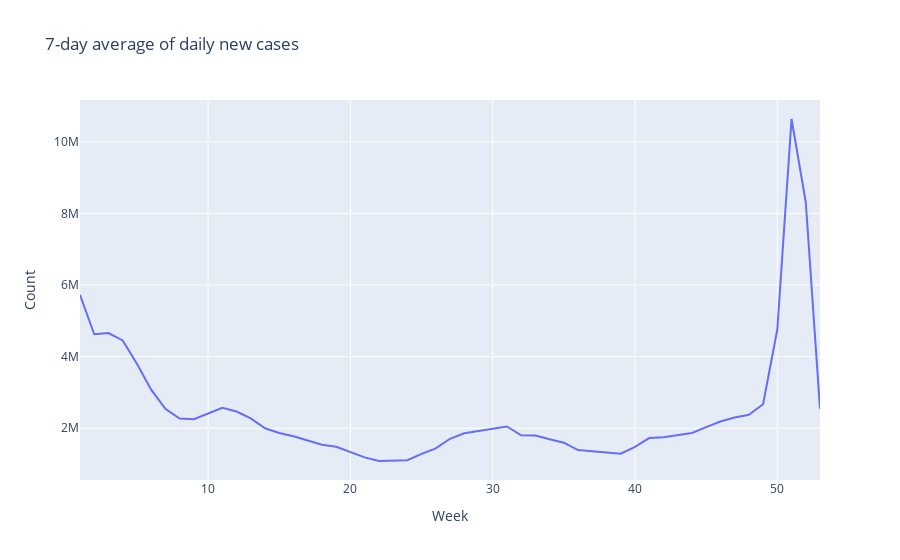

The notebook cell saved with this chart:
### Code cell
fig = px.line(x=full__["Week_Number"], y=full__["new_cases"], title = "7-day average of daily new cases",
             labels=dict(x="Week", y="Count"))
fig.show()

### Figure 1 — Plotly figure (JSON) as saved in the notebook; plotly's stock layout.template omitted (floating-point values rounded to 4 significant figures)
{"data": [{"hovertemplate": "Week=%{x}<br>Count=%{y}<extra></extra>", "legendgroup": "", "line": {"color": "#636efa", "dash": "solid"}, "marker": {"symbol": "circle"}, "mode": "lines", "name": "", "orientation": "v", "showlegend": false, "x": [1, 2, 3, 4, 5, 6, 7, 8, 9, 10, 11, 12, 13, 14, 15, 16, 17, 18, 19, 20, 21, 22, 23, 24, 25, 26, 27, 28, 29, 30, 31, 32, 33, 34, 35, 36, 37, 38, 39, 40, 41, 42, 43, 44, 45, 46, 47, 48, 49, 50, 51, 52, 53], "xaxis": "x", "y": [5725000.0, 4624857, 4658000.0, 4454000.0, 3801000.0, 3077000.0, 2543000.0, 2270000.0, 2252000.0, 2420000.0, 2574000.0, 2468000.0, 2276000.0, 2001000.0, 1868000.0, 1777000.0, 1655000.0, 1539000.0, 1485000.0, 1345000.0, 1186000.0, 1085000.0, 1090000.0, 1106000.0, 1283000.0, 1437000.0, 1706000.0, 1859000.0, 1923000.0, 1997000.0, 2051000.0, 1805000.0, 1798000.0, 1694000.0, 1598000.0, 1391000.0, 1360000.0, 1336000.0, 1290000.0, 1480000.0, 1726000.0, 1748000.0, 1802000.0, 1866000.0, 2030000.0, 2189000.0, 2300000.0, 2374000.0, 2672000.0, 4757000.0, 10640000.0, 8313000.0, 2547000.0], "yaxis": "y", "type": "scatter"}], "layout": {"xaxis": {"anchor": "y", "domain": [0, 1], "title": {"text": "Week"}}, "yaxis": {"anchor": "x", "domain": [0, 1], "title": {"text": "Count"}}, "legend": {"tracegroupgap": 0}, "title": {"text": "7-day average of daily new cases"}}}
